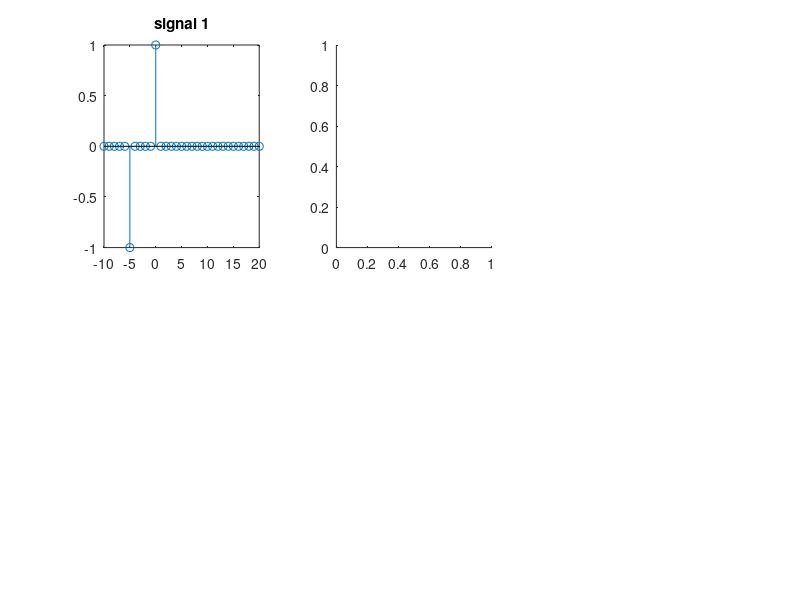

This chart was generated by the following MATLAB code: (Note: this script raises an error after producing the figure.)
% helloooooo lab2 for digital signal processing

%%
%2.3 EXAMPLE DISCRETE—TIME SYSTEMS

%generate signal
n=-10:20;
sig1 = 1*(n==0)-1*(n==-5);
sig2 = 1*(n>=0)-1*(n>=11);
%plot the sig
g=figure('Name','2.3 Example Discrete-Time Systems 12110623曹正阳');
subplot(2,3,1)
stem(n,sig1)
title("signal 1") 
subplot(2,3,2)
stem(n,differentiator(sig1))
title("differentiator on signal 1") 
subplot(2,3,3)
stem(n,integrator(sig1))
title("integrator on signal 1") 
subplot(2,3,4)
stem(n,sig2)
title("signal 2") 
subplot(2,3,5)
stem(n,differentiator(sig2))
title("differentiator on signal 2") 
subplot(2,3,6)
stem(n,integrator(sig2))
title("integrator on signal 2") 



%%
%2.4 DIFFERENCE EQUATIONS
n=-20:0.2:20;
dicra = n==0;
g=figure('Name','2.4 Difference Equations 12110623曹正阳');
subplot(321)
stem(n,dicra);
title("\delta[n]")
subplot(322)
stem(n,S_1(dicra));
title("impulse response of S_1")
subplot(323)
stem(n,S_2(dicra));
title("impulse response of S_2")
subplot(324)
stem(n,S_1(S_2(dicra)));
title("impulse response of S_1(S_2)")
subplot(325)
stem(n,S_2(S_1(dicra)));
title("impulse response of S_2(S_1)")
subplot(326)
stem(n,S_1(dicra)+S_2(dicra));
title("impulse response of S_1+S_2")



%%
%2.5 AUDIO FILTERING
audio_vector=audioread('music.au');
g=figure('Name','2.5 Aduio Filtering 12110623曹正阳');
subplot(311)
Y=fft(audio_vector);
plot(abs(Y))
ylim([-10 1000])
title("original signal")
%soundsc(audio_vector, 8000); %you can choose which one to play by deleting"%"

audio_vector=audioread('music.au');
y=S_1(audio_vector);
Y=fft(y);
subplot(312)
plot(abs(Y))
ylim([-10 1000])
title("signal through S1")
%soundsc(y);

audio_vector=audioread('music.au');
y=S_2(audio_vector);
subplot(313)
Y=fft(y);
plot(abs(Y))
ylim([-10 1000])
title("signal through S2")
%soundsc(y);

%%
%2.6 INVERSE SYSTEMS
g=figure('Name','2.6 Inevrs Systems 12110623曹正阳');
n=-2:0.05:2;
dicra = n==0;
subplot(211)
stem(n,S_3(dicra));
ylim([-1 1.5])
title("Impulse response of S3")
subplot(212)
stem(n,S_3(S_2(dicra)));
ylim([-1 1.5])
title("Impulse response of S3(S2)")

%%
%2.7 SYSTEM TEST

s1=[0 1 2 3 4 5 6 7 8 9 0 0 1 0 0 0];
s2=[0 0 0 1 2 3 4 5 6 7 8 9 0 0 1 0];
s3=[1 2 3 1 2 5 6 1 1 9 8 6 5 4 0 0];
%linearity test
g=figure('Name','2.7 System Test_linearity test 12110623曹正阳');
n=1:16;
subplot(231)
stem(n,bbox4(s1+s3))
title("bbox4( s1[n]+s3[n] )")
subplot(234)
stem(n,bbox4(s3)+bbox4(s1))
title("bbox4( s1[n])+bbox4(s3[n] )")
subplot(232)
stem(n,bbox5(s1+s3))
title("bbox5( s1[n]+s3[n] )")
subplot(235)
stem(n,bbox5(s3)+bbox5(s1))
title("bbox5( s1[n])+bbox5(s3[n] )")
subplot(233)
stem(n,bbox6(s1+s3))
ylim([0 500])
title("bbox6( s1[n]+s3[n] )")
subplot(236)
stem(n,bbox6(s3)+bbox6(s1))
ylim([0 500])
title("bbox6( s1[n])+bbox6(s3[n] )")

%time invariance test
g=figure('Name','2.7 System Test_time invariance test 12110623曹正阳');
n=1:16;
subplot(231)
stem(n,bbox4(s1))
title("bbox4(s1[n])")
subplot(234)
stem(n,bbox4(s2))
title("bbox4(s1[n-2])")
subplot(232)
stem(n,bbox5(s1))
title("bbox5(s1[n])")
subplot(235)
stem(n,bbox5(s2))
title("bbox5(s1[n-2])")
subplot(233)
stem(n,bbox6(s1))
title("bbox6(s1[n])")
subplot(236)
stem(n,bbox6(s2))
title("bbox6(s1[n-2])")

%%
%2.8 STOCK MARKET EXAMPLE
load stockrates.mat
g=figure('Name','2.8 Stock Market Example 12110623曹正阳');
subplot(311)
n=1:length(rate);
plot(n,rate)
ylim([0 53])
title("original")
subplot(312)
dude = filter1(rate,0);
plot(n,dude)
title("filter1")
ylim([0 53])
subplot(313)
dude = filter2(rate,0,0);
ylim([0 53])
plot(n,dude)
title("filter2")



%%
% below these two function is for "2.3 EXAMPLE DISCRETE—TIME SYSTEMS"
function y=differentiator(x)
   % y[n]=(x[n]-x[n-1])/1
   L=length(x);
   y=zeros(1,L);
   for n=2:L-2
      y(n)=x(n)-x(n-1);
   end
end

function y=integrator(x)
    % y[n]=0.5*(x[n]-x[n-1])+y[n-1]
    L=length(x);
    y=zeros(1,L+1);
    for n=2:L
        y(n)=0.5*(x(n)+x(n-1)) + y(n-1);
    end
    y=y(2:L+1);
end

%%
% below these two function is for "2.4 DIFFERENCE EQUATIONS"
function y=S_1(x)
   % y[n]=x[n]-x[n-1]
   L=length(x);
   y=zeros(1,L);
   for n=2:L-2
      y(n)=x(n)-x(n-1);
   end
end

function y=S_2(x)
    % y[n]=0.5*y[n-1]+x[n]
    L=length(x);
    y=zeros(1,L);
    for n=2:L
        y(n)=0.5*y(n-1)+x(n);
    end
end

%%
% below these two function is for "2.6 Inverse Systems"

function y=S_3(x)
    % y[n]=-0.5*x[n-1]+x[n]
    L=length(x);
    y=zeros(1,L);
    for n=2:L
        y(n)=-0.5*x(n-1)+x(n);
    end
end

%%
% below is for 2.8 Stock Market Example

function y=filter1(x,avgvalYester)
%avgvalue[today] = 0.8 * avgvalue[yesterday] + 0.2 * (value[today]) 
    L=length(x);
    y=zeros(1,L);
    for n=1:L
        if n==1
            y(n)=0.8*avgvalYester+0.2*x(n);
        else
            y(n)=0.8*y(n-1)+0.2*x(n);
        end
    end
end

function y=filter2(x,avgvalYester,valueBefore)
%avgvalue[today] = avgvalue[yesterday] + 1/3(value[today]−value[3 daysago]) 
    L=length(x);
    y=zeros(1,L);
    for n=1:L
        if n==1
            y(n)=avgvalYester+1/3*(x(n)-valueBefore);
        elseif n==2 || n==3 || n==4
            y(n)=y(n-1)+1/3*(x(n)-valueBefore);
        else
            y(n)=y(n-1)+1/3*(x(n)-x(n-3));
        end        
    end
end


